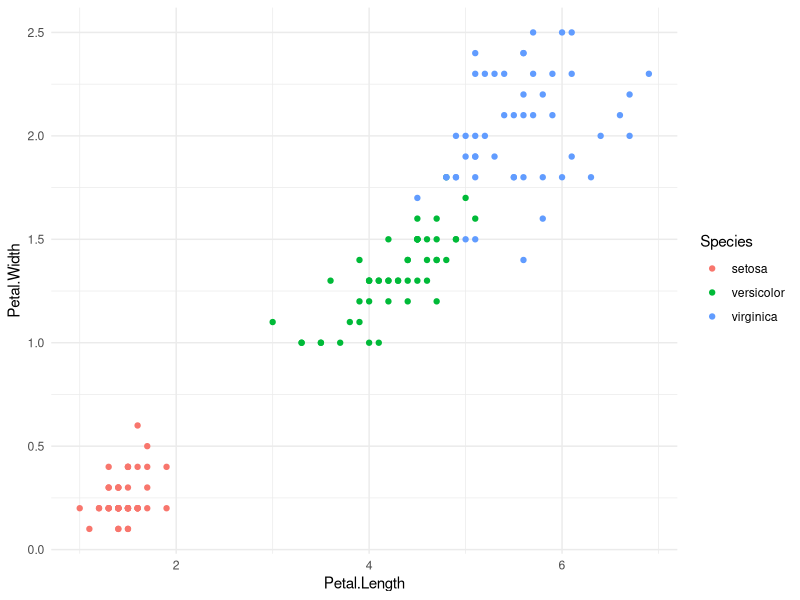

Here is the R script that generated this plot:
library(ggplot2)

data <- iris

png("figures/figure.png")
ggplot(data) +
    geom_point(aes(x = Petal.Length, y = Petal.Width, col = Species)) +
    theme_minimal()
dev.off()
